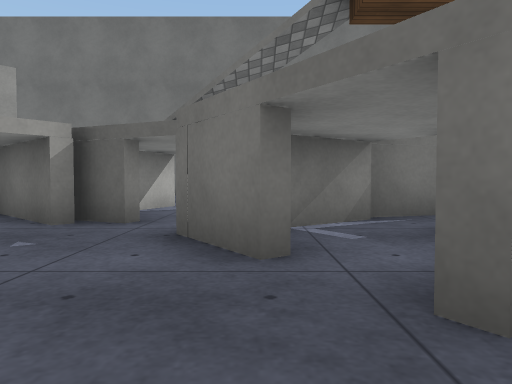
View 1 (above)

24 first-person views from a walk through a scene from a Unity 3-D project. The camera is 0.51 m above the floor, tilts 2° down and sees 70° across. The floor is counted in squares, 1 m on a side. Each view is taken from the middle of a square. On the plan, view 1 faces up. The plan holds only what a view shows up to about 9 squares ahead; the rest is blank. The place goes on beyond the plan. Surface patterns are stand-ins for the level's own textures.

View 2
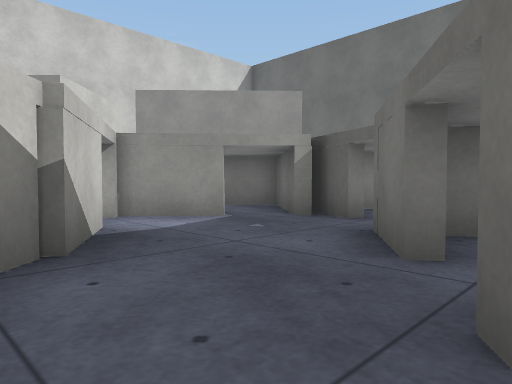

View 3
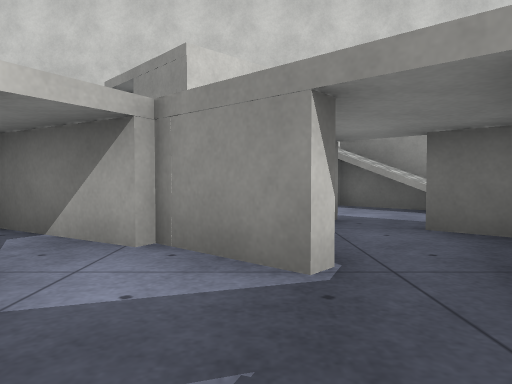

View 4
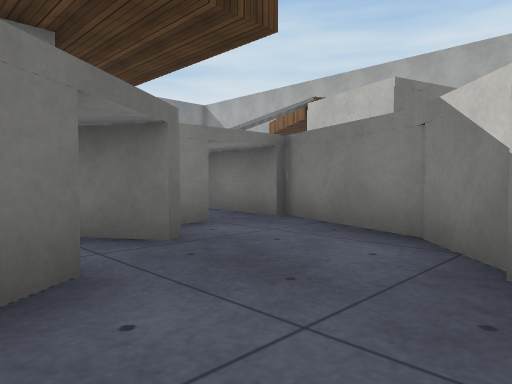

View 5
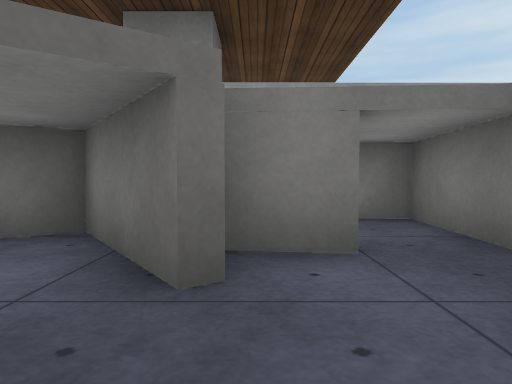

View 6
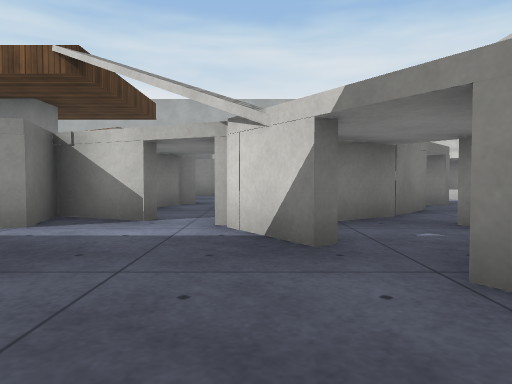

View 7
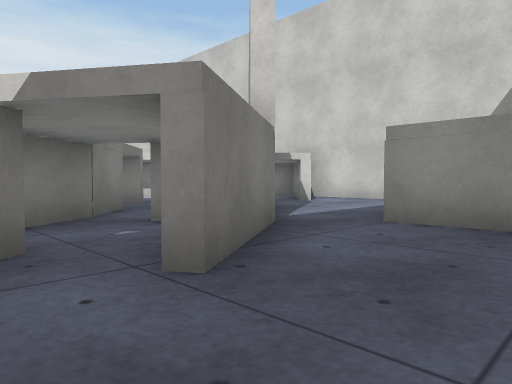

View 8
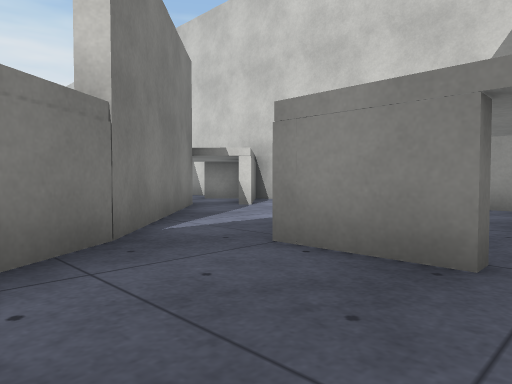

View 9
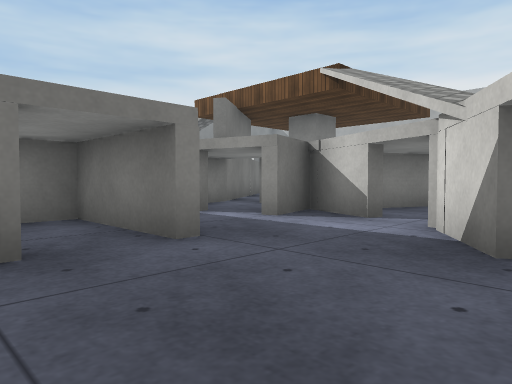

View 10
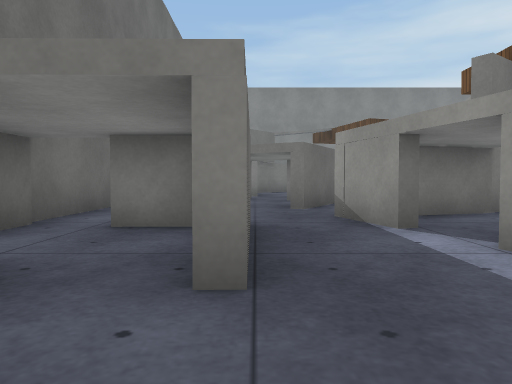

View 11
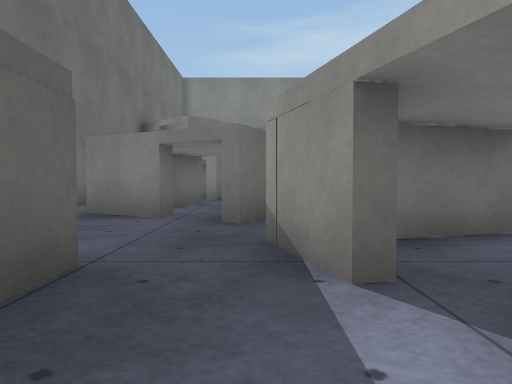

View 12
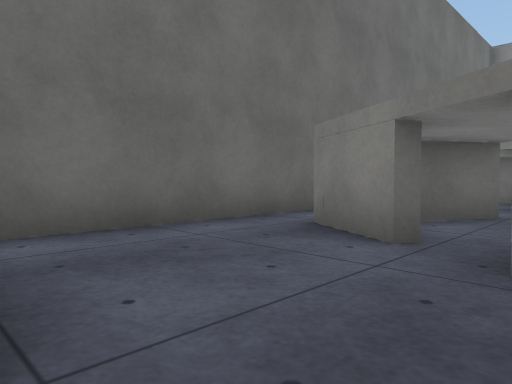

View 13
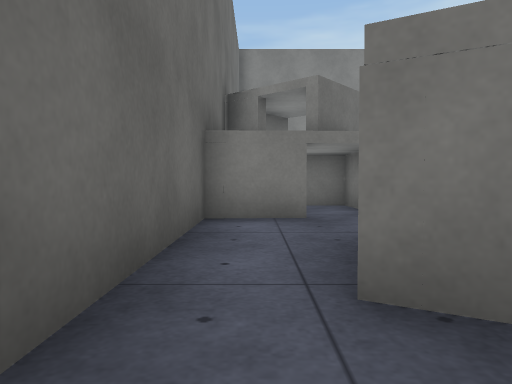

View 14
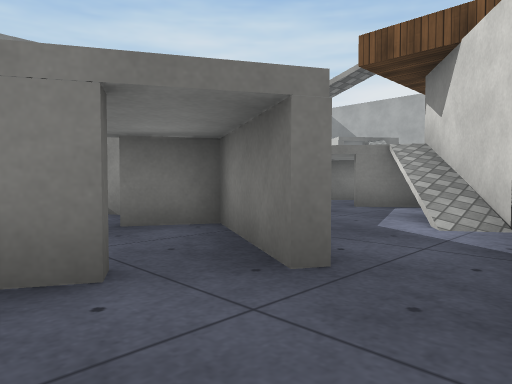

View 15
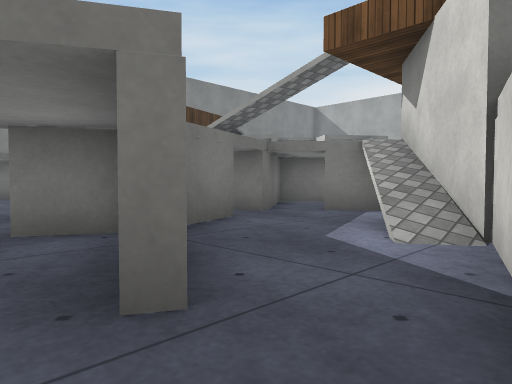

View 16
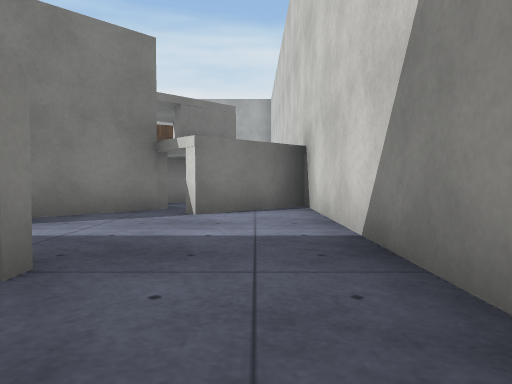

View 17
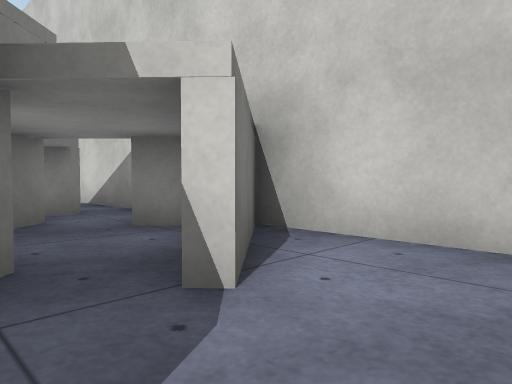

View 18
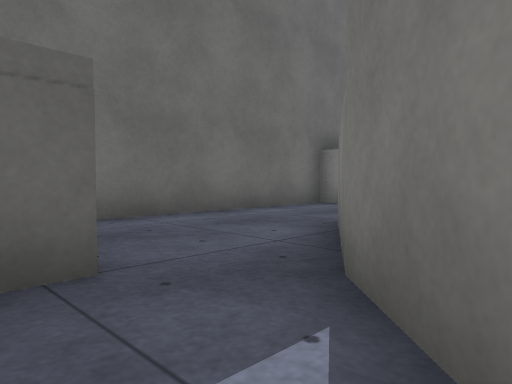

View 19
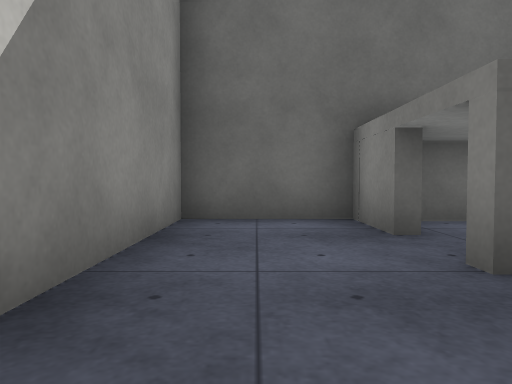

View 20
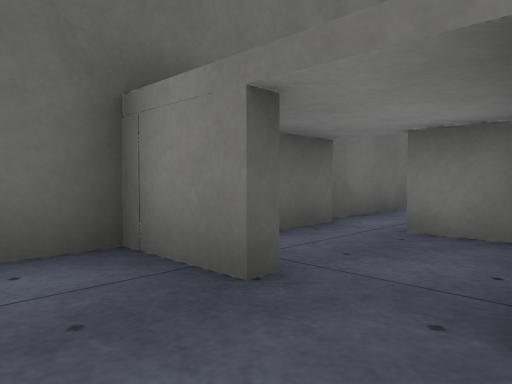

View 21
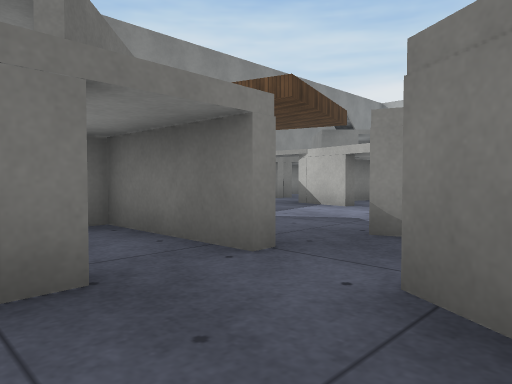

View 22
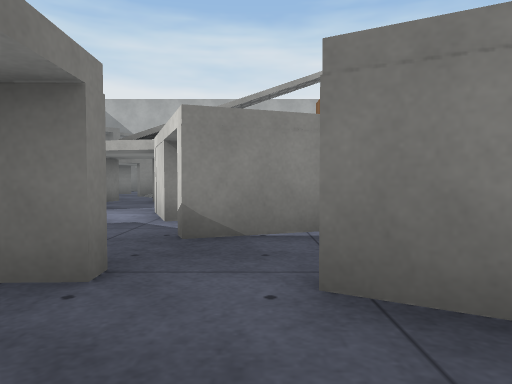

View 23
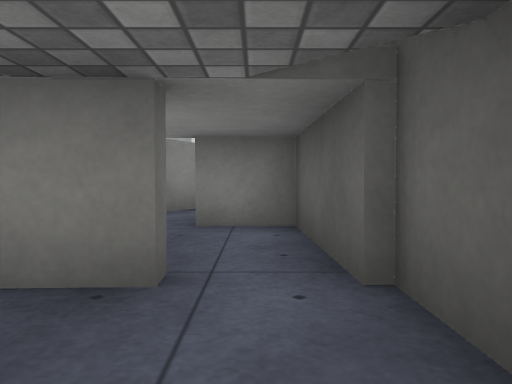

View 24
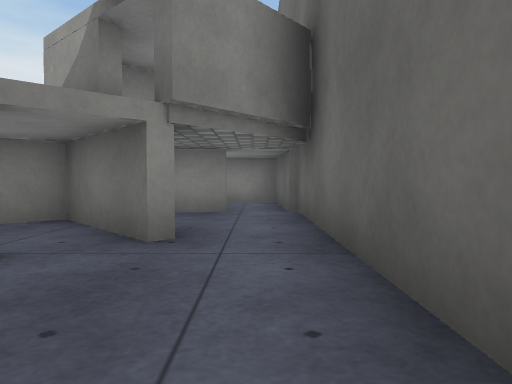

### Floor plan
Key: @ floor where view 1 was taken; # wall or solid block; . floor; = window, fence, low wall or low ledge; C column; O other object.
Columns run from 11 left of view 1 to 17 right of it. Each row starts with its distance up from view 1.
 12 ############################
 11 #.O........O........O........
 10 #....O.......O..OOO...O.OO..
  9 #..OOO.OO..OOO..O.O.OOO## O
  8 #.....OOOO....OOOOOOO. OO
  7 #....# OO#..OOO..OOO....
  6 #.O.##.O##.OO.OO=.O.O ..
  5 #OO##=OOO..O#O### OO #OO
  4 #O O OO.OO.#OO  ####
  3  OOO   OO..O.OO #O # OO
  2  .O    O.....O C O OO O
  1 #O    OOOO..OO C
  0 #.    #  ##@...O
 -1 #          OOOOO
 -2 #

Positions as (right, up) in squares from view 1, and headings:
1: (0, 0), facing up
2: (1, 0), facing up-left
3: (-1, 3), facing left
4: (-2, 3), facing down-right
5: (-1, 1), facing right
6: (-2, 11), facing down
7: (-2, 11), facing down-left
8: (-4, 11), facing down-left
9: (-3, 11), facing down-right
10: (-2, 9), facing right
11: (0, 8), facing right
12: (2, 8), facing up-right
13: (4, 11), facing right
14: (3, 10), facing down-right
15: (3, 9), facing down-right
16: (-10, 11), facing down
17: (-8, 7), facing down-left
18: (-7, 7), facing up-right
19: (-10, 7), facing up
20: (-10, 9), facing up-right
21: (7, 11), facing down-right
22: (8, 11), facing down
23: (13, 11), facing left
24: (17, 11), facing left
